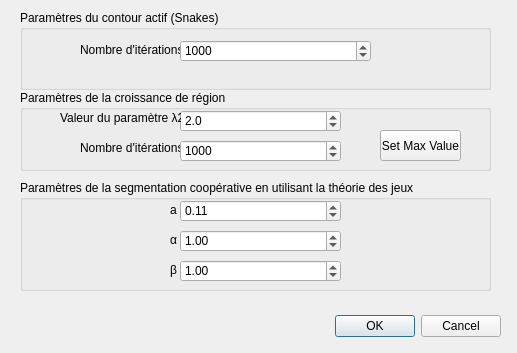
<?xml version="1.0" encoding="UTF-8"?>
<ui version="4.0">
 <class>GUISCG</class>
 <widget class="QDialog" name="GUISCG">
  <property name="geometry">
   <rect>
    <x>0</x>
    <y>0</y>
    <width>517</width>
    <height>353</height>
   </rect>
  </property>
  <property name="windowTitle">
   <string>Paramètres de la ségmentation coopérative en utilisant la théorie des jeux</string>
  </property>
  <widget class="QDialogButtonBox" name="buttonBox">
   <property name="geometry">
    <rect>
     <x>160</x>
     <y>310</y>
     <width>341</width>
     <height>32</height>
    </rect>
   </property>
   <property name="orientation">
    <enum>Qt::Horizontal</enum>
   </property>
   <property name="standardButtons">
    <set>QDialogButtonBox::Cancel|QDialogButtonBox::Ok</set>
   </property>
  </widget>
  <widget class="QGroupBox" name="groupBox">
   <property name="geometry">
    <rect>
     <x>20</x>
     <y>10</y>
     <width>471</width>
     <height>80</height>
    </rect>
   </property>
   <property name="title">
    <string>Paramètres du contour actif (Snakes)</string>
   </property>
   <widget class="QLabel" name="label_3">
    <property name="geometry">
     <rect>
      <x>60</x>
      <y>30</y>
      <width>101</width>
      <height>20</height>
     </rect>
    </property>
    <property name="text">
     <string>Nombre d'itérations</string>
    </property>
   </widget>
   <widget class="QSpinBox" name="spinBox_1">
    <property name="geometry">
     <rect>
      <x>160</x>
      <y>30</y>
      <width>191</width>
      <height>22</height>
     </rect>
    </property>
    <property name="maximum">
     <number>10000</number>
    </property>
    <property name="value">
     <number>1000</number>
    </property>
   </widget>
  </widget>
  <widget class="QGroupBox" name="groupBox_2">
   <property name="geometry">
    <rect>
     <x>20</x>
     <y>90</y>
     <width>471</width>
     <height>81</height>
    </rect>
   </property>
   <property name="title">
    <string>Paramètres de la croissance de région</string>
   </property>
   <widget class="QDoubleSpinBox" name="doubleSpinBox_1">
    <property name="geometry">
     <rect>
      <x>160</x>
      <y>20</y>
      <width>161</width>
      <height>22</height>
     </rect>
    </property>
    <property name="decimals">
     <number>1</number>
    </property>
    <property name="maximum">
     <double>10.000000000000000</double>
    </property>
    <property name="singleStep">
     <double>0.100000000000000</double>
    </property>
    <property name="value">
     <double>2.000000000000000</double>
    </property>
   </widget>
   <widget class="QPushButton" name="pushButton">
    <property name="geometry">
     <rect>
      <x>360</x>
      <y>40</y>
      <width>81</width>
      <height>31</height>
     </rect>
    </property>
    <property name="text">
     <string>Set Max Value</string>
    </property>
   </widget>
   <widget class="QLabel" name="label_2">
    <property name="geometry">
     <rect>
      <x>60</x>
      <y>50</y>
      <width>101</width>
      <height>16</height>
     </rect>
    </property>
    <property name="text">
     <string>Nombre d'itérations</string>
    </property>
   </widget>
   <widget class="QSpinBox" name="spinBox_2">
    <property name="geometry">
     <rect>
      <x>160</x>
      <y>50</y>
      <width>161</width>
      <height>22</height>
     </rect>
    </property>
    <property name="maximum">
     <number>100000000</number>
    </property>
    <property name="value">
     <number>1000</number>
    </property>
   </widget>
   <widget class="QLabel" name="label">
    <property name="geometry">
     <rect>
      <x>40</x>
      <y>20</y>
      <width>121</width>
      <height>16</height>
     </rect>
    </property>
    <property name="text">
     <string>Valeur du paramètre λ2</string>
    </property>
   </widget>
  </widget>
  <widget class="QGroupBox" name="groupBox_3">
   <property name="geometry">
    <rect>
     <x>20</x>
     <y>180</y>
     <width>471</width>
     <height>111</height>
    </rect>
   </property>
   <property name="title">
    <string>Paramètres de la segmentation coopérative en utilisant la théorie des jeux</string>
   </property>
   <widget class="QDoubleSpinBox" name="doubleSpinBox_2">
    <property name="geometry">
     <rect>
      <x>160</x>
      <y>20</y>
      <width>161</width>
      <height>22</height>
     </rect>
    </property>
    <property name="decimals">
     <number>2</number>
    </property>
    <property name="maximum">
     <double>10.000000000000000</double>
    </property>
    <property name="singleStep">
     <double>0.010000000000000</double>
    </property>
    <property name="value">
     <double>0.110000000000000</double>
    </property>
   </widget>
   <widget class="QLabel" name="label_4">
    <property name="geometry">
     <rect>
      <x>150</x>
      <y>20</y>
      <width>16</width>
      <height>20</height>
     </rect>
    </property>
    <property name="text">
     <string>a</string>
    </property>
   </widget>
   <widget class="QDoubleSpinBox" name="doubleSpinBox_3">
    <property name="geometry">
     <rect>
      <x>160</x>
      <y>50</y>
      <width>161</width>
      <height>22</height>
     </rect>
    </property>
    <property name="decimals">
     <number>2</number>
    </property>
    <property name="maximum">
     <double>10.000000000000000</double>
    </property>
    <property name="singleStep">
     <double>0.100000000000000</double>
    </property>
    <property name="value">
     <double>1.000000000000000</double>
    </property>
   </widget>
   <widget class="QLabel" name="label_5">
    <property name="geometry">
     <rect>
      <x>150</x>
      <y>50</y>
      <width>16</width>
      <height>20</height>
     </rect>
    </property>
    <property name="text">
     <string>α</string>
    </property>
   </widget>
   <widget class="QDoubleSpinBox" name="doubleSpinBox_4">
    <property name="geometry">
     <rect>
      <x>160</x>
      <y>80</y>
      <width>161</width>
      <height>22</height>
     </rect>
    </property>
    <property name="decimals">
     <number>2</number>
    </property>
    <property name="maximum">
     <double>10.000000000000000</double>
    </property>
    <property name="singleStep">
     <double>0.100000000000000</double>
    </property>
    <property name="value">
     <double>1.000000000000000</double>
    </property>
   </widget>
   <widget class="QLabel" name="label_6">
    <property name="geometry">
     <rect>
      <x>150</x>
      <y>80</y>
      <width>16</width>
      <height>20</height>
     </rect>
    </property>
    <property name="text">
     <string>β</string>
    </property>
   </widget>
  </widget>
 </widget>
 <resources/>
 <connections>
  <connection>
   <sender>buttonBox</sender>
   <signal>accepted()</signal>
   <receiver>GUISCG</receiver>
   <slot>accept()</slot>
   <hints>
    <hint type="sourcelabel">
     <x>248</x>
     <y>254</y>
    </hint>
    <hint type="destinationlabel">
     <x>157</x>
     <y>274</y>
    </hint>
   </hints>
  </connection>
  <connection>
   <sender>buttonBox</sender>
   <signal>rejected()</signal>
   <receiver>GUISCG</receiver>
   <slot>reject()</slot>
   <hints>
    <hint type="sourcelabel">
     <x>316</x>
     <y>260</y>
    </hint>
    <hint type="destinationlabel">
     <x>286</x>
     <y>274</y>
    </hint>
   </hints>
  </connection>
 </connections>
</ui>
